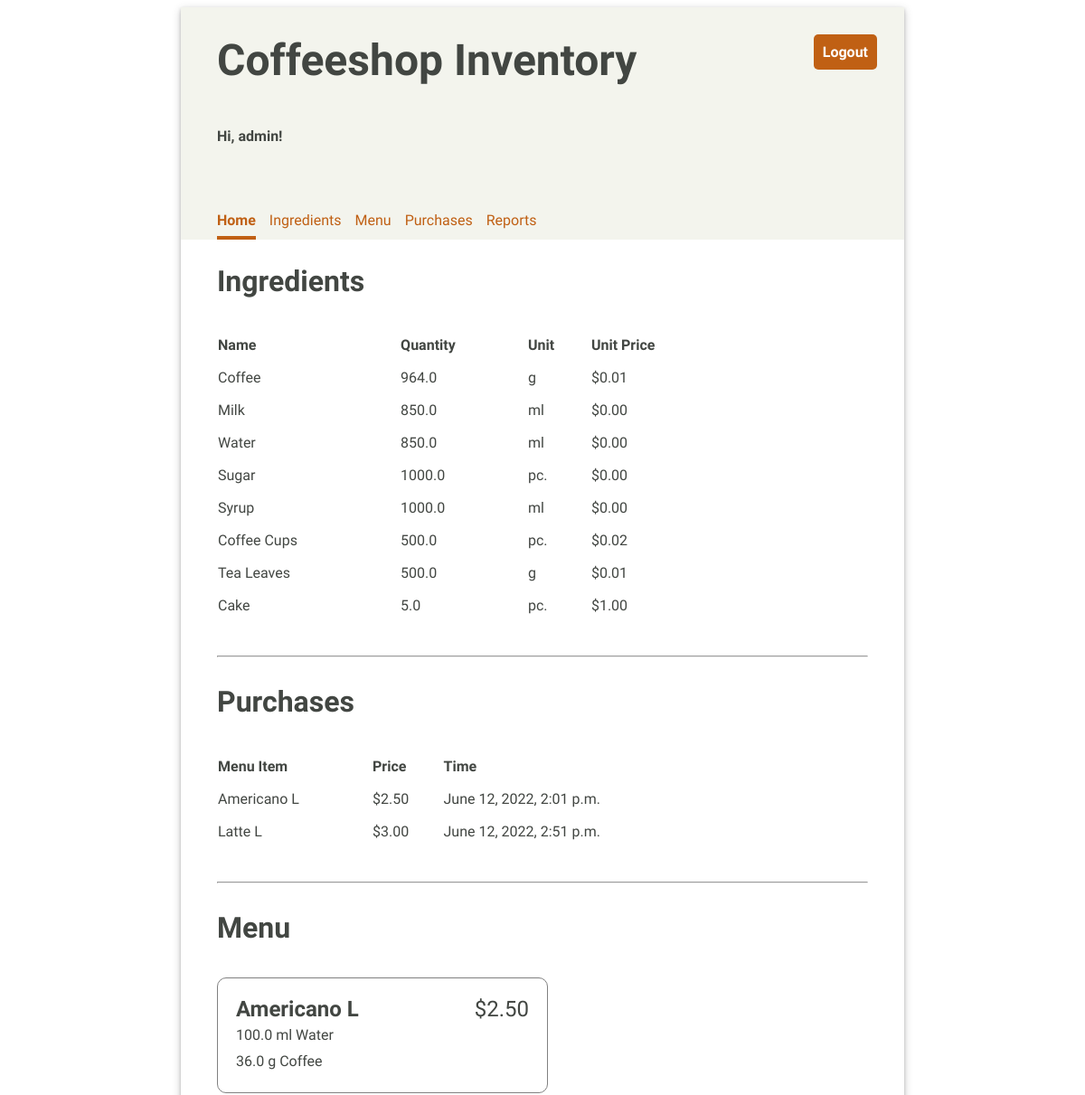
Before: / (signed in, upper part) with the older database file.
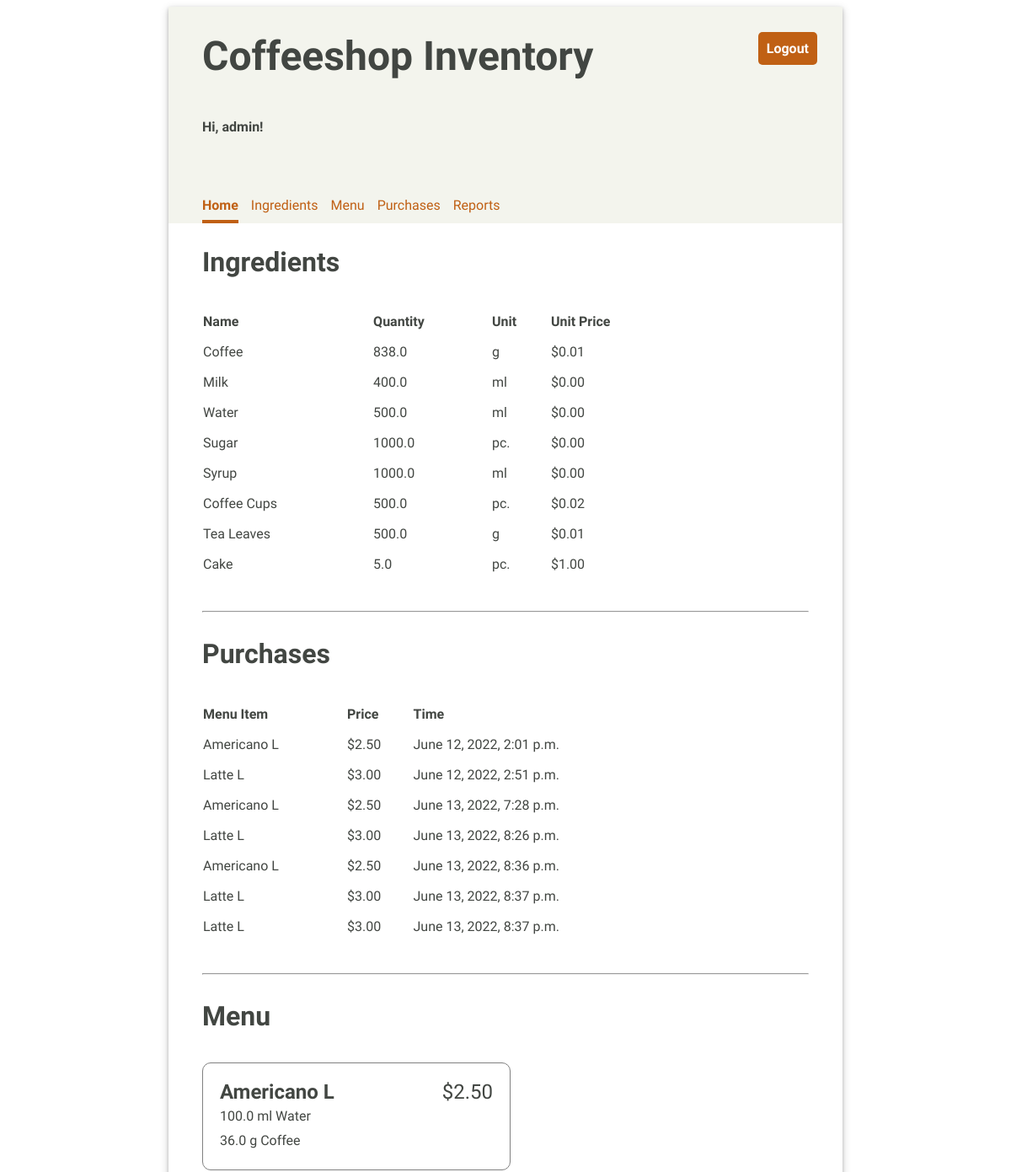
After: the same page with the newer database file.
### inventory/models.py (models this page shows, shortened)
class Ingredient(models.Model):
    UNIT_CHOICES = [
        ('--', '--'),
        ('pc.', 'pc.'),
        ('g', 'g'),
        ('ml', 'ml'),
        ('tbsp', 'tbsp'),
        ('tsp', 'tsp'),
    ]
    name = models.CharField(max_length=100, unique=True)
    quantity = models.FloatField(default=0)
    unit = models.CharField(max_length=4, choices=UNIT_CHOICES, default='--')
    unit_price = models.FloatField(default=0)

class Purchase(models.Model):
    menu_item = models.ForeignKey(MenuItem, on_delete=models.CASCADE)
    timestamp = models.DateTimeField(auto_now_add=True)

class MenuItem(models.Model):
    title = models.CharField(max_length=100, unique=True)
    price = models.FloatField(default=0.00)
    class Meta:
        ordering = ['title']
        verbose_name = 'menu item'

class Recipe(models.Model):
    menu_item = models.ForeignKey(MenuItem, on_delete=models.CASCADE) # Deletes item in Menu too
    ingredient = models.ForeignKey(Ingredient, on_delete=models.CASCADE) # models.PROTECT Won't delete item in ingredient
    quantity = models.FloatField(default=0)

### inventory/views.py (the view)
# urls.py: 2. Add a URL to urlpatterns:  path('', Home.as_view(), name='home')
class Home(LoginRequiredMixin, TemplateView):
    template_name = "inventory/home.html"
    def get_context_data(self, **kwargs):
        context = super().get_context_data(**kwargs)
        context["ingredients"] = Ingredient.objects.all()
        context["menu_items"] = MenuItem.objects.all()
        context["purchases"] = Purchase.objects.all()
        return context

### inventory/templates/inventory/home.html
{% extends "base.html" %}
{% load static %}
{% block content %}
    <div class="home">
        <div>
            <h2>Ingredients</h2>
            <table class="inventory-table">
                <thead>
                    <tr>
                        <th>Name</th>
                        <th>Quantity</th>
                        <th>Unit</th>
                        <th>Unit Price</th>
                    </tr>
                </thead>
                <tbody>
                {% for ingredient in ingredients %}
                    <tr>
                        <td>{{ ingredient.name }}</td>
                        <td>{{ ingredient.quantity }}</td>
                        <td>{{ ingredient.unit }}</td>
                        <td class="price">${{ ingredient.unit_price|stringformat:".2f" }}</td>
                    </tr>
                {% endfor %}
                </tbody>
            </table>
        </div>
        <hr/>
        <div>
            <h2>Purchases</h2>
            <table class="inventory-table">
                <thead>
                    <tr>
                        <th>Menu Item</th>
                        <th>Price</th>
                        <th>Time</th>
                    </tr>
                </thead>
                <tbody>
                {% for purchase in purchases %}
                    <tr>
                        <td>{{ purchase.menu_item.title }}</td>
                        <td class="price">${{ purchase.menu_item.price|stringformat:".2f" }}</td>
                        <td>{{ purchase.timestamp }}</td>
                    </tr>
                {% endfor %}
                </tbody>
            </table>
        </div>
        <hr/>
        <div>
            <h2>Menu</h2>
            <ul class="menu-items">
            {% for menu_item in menu_items %}
                <li>
                    <div class="menu-item-header">
                        <div class="menu-item-title">{{ menu_item.title }}</div>
                        <div class="menu-item-price">${{ menu_item.price|stringformat:".2f" }}</div>
                    </div>
                    <ul class="menu-item-ingredients">
                        {% for recipe in menu_item.recipe_set.all %}
                        <li>{{ recipe.quantity }} {{recipe.ingredient.unit }} {{ recipe.ingredient.name }}</li>
                        {% endfor %}
                    </ul>
                </li>
            {% endfor %}
            </ul>
        </div>
    </div>
{% endblock %}

Changed rows visible on the page:
changed Ingredient "Coffee": quantity "964.0" → "838.0"
changed Ingredient "Milk": quantity "850.0" → "400.0"
changed Ingredient "Water": quantity "850.0" → "500.0"
added Purchase: menu_item "Americano L", menu_item.price "2.50", timestamp "June 13, 2022, 7:28 p.m."
added Purchase: menu_item "Latte L", menu_item.price "3.00", timestamp "June 13, 2022, 8:26 p.m."
added Purchase: menu_item "Americano L", menu_item.price "2.50", timestamp "June 13, 2022, 8:36 p.m."
added Purchase: menu_item "Latte L", menu_item.price "3.00", timestamp "June 13, 2022, 8:37 p.m."
added Purchase: menu_item "Latte L", menu_item.price "3.00", timestamp "June 13, 2022, 8:37 p.m."
